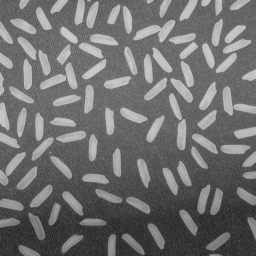
#> input picture images/rice.png, 256 x 256 px, found by its file name
$ jupyter execute aula_04_d.ipynb
#> lines starting #> are read from the running program, lines starting #| are printed output that depends on the picture; after the words box and inside, x2 and y2 are one past the last pixel; in counts of white or black regions, pixels touching at a corner belong together
<a href="https://colab.research.google.com/github/MFerrugem/PDI_UFPEL/blob/main/aula_04_d.ipynb" target="_parent"></a>

[cell 1]
# Importando os modulos
import numpy as np
import matplotlib.pyplot as plt
from skimage import io, data, filters
from scipy import ndimage

[cell 2]
# Carregar a imagem
Image = io.imread('rice.png')
#> Image is the input picture: shape (256, 256); min 40, max 204, mean 111.2

[cell 3]
#Aplicar o filtro
#Em Python, usamos scipy.ndimage ou filtros do scikit-image
Im = ndimage.uniform_filter(Image, size=15)
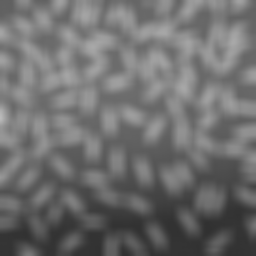
#> Im: shape (256, 256); min 49, max 186, mean 110.3

[cell 4]
# Subtração da imagem média + constante
It = Image - (Im + 20)
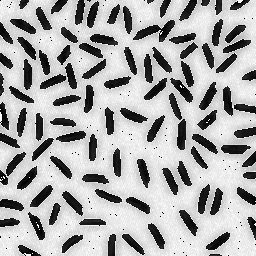
#> It: shape (256, 256); min 0, max 255, mean 171.4

# Limiarização com threshold
Ibw = It<120
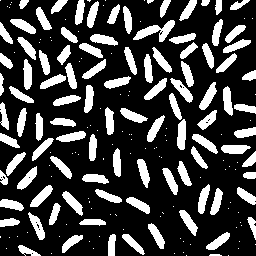
#> Ibw: shape (256, 256) bool; 25.6% white; 194 white regions (96 under 20 px), largest, box (x1, y1, x2, y2) and area: (133, 20, 175, 42) 375, (199, 82, 217, 110) 226, (177, 119, 186, 150) 226
#Ibw = It < filters.threshold_otsu(It)
# Criar figura
plt.figure(figsize=(10,5))

# Imagem original
plt.subplot(1,2,1)
plt.imshow(Image, cmap='gray')
plt.title('Imagem Original')
plt.axis('off')

# Imagem binarizada
plt.subplot(1,2,2)
plt.imshow(Ibw, cmap='gray')
plt.title('Imagem Binarizada')
plt.axis('off')

plt.tight_layout()
plt.show()
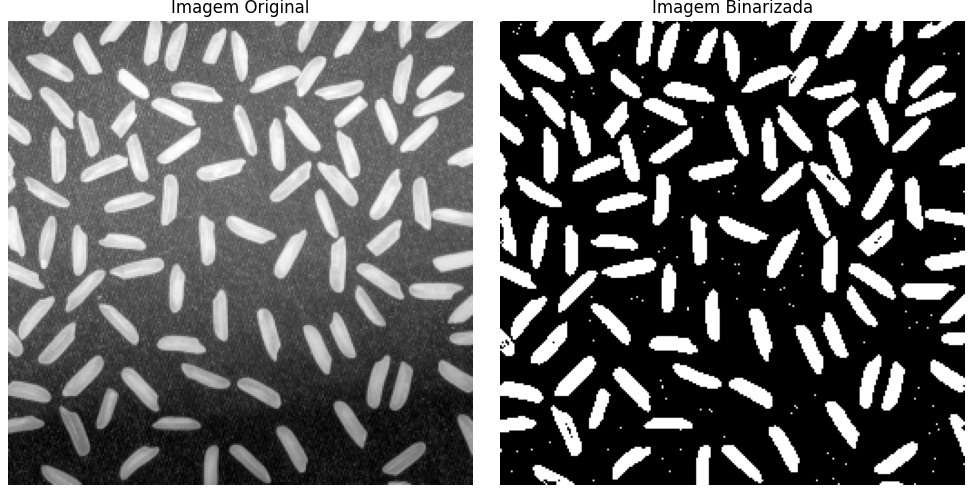
#> figure drawn by matplotlib, 2 panels

$ run again, with images/backyard.png copied over images/rice.png
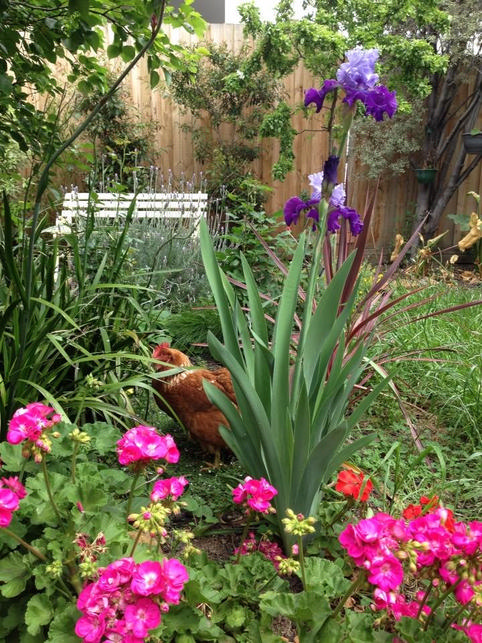
#> input picture images/backyard.png, 482 x 643 px, found by its file name
#> Image is the input picture: shape (643, 482, 3); mean R, G, B 109.2, 105.1, 75
#> `It = Image - (Im + 20)`:
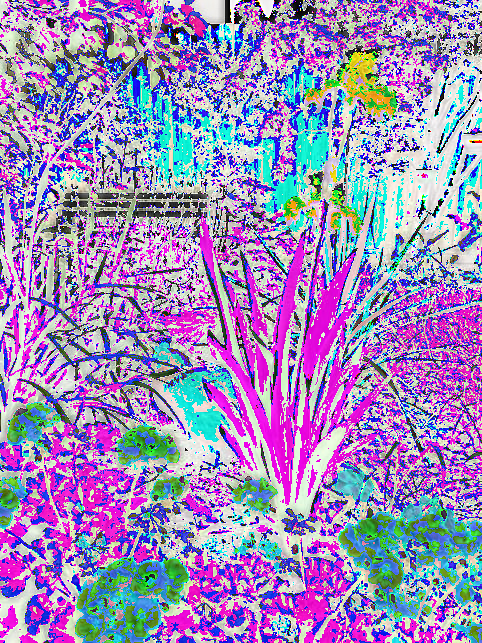
#> It: shape (643, 482, 3); mean R, G, B 155.8, 138.5, 185.8
#> `Ibw = It<120`:
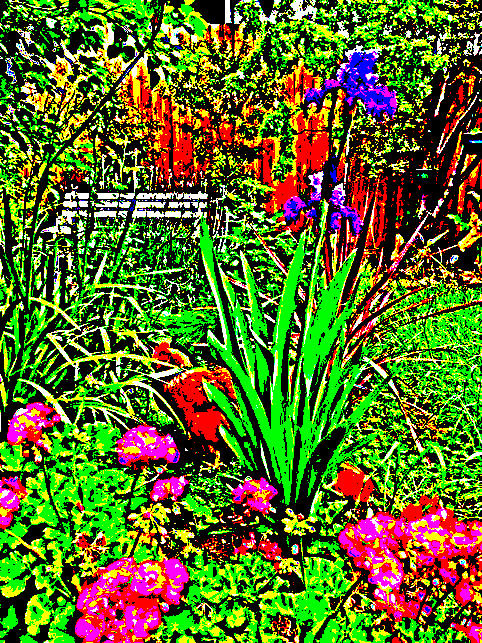
#> Ibw: shape (643, 482, 3) bool; mean R, G, B 0.358, 0.43, 0.127

$ run again, with images/carpark.png copied over images/rice.png
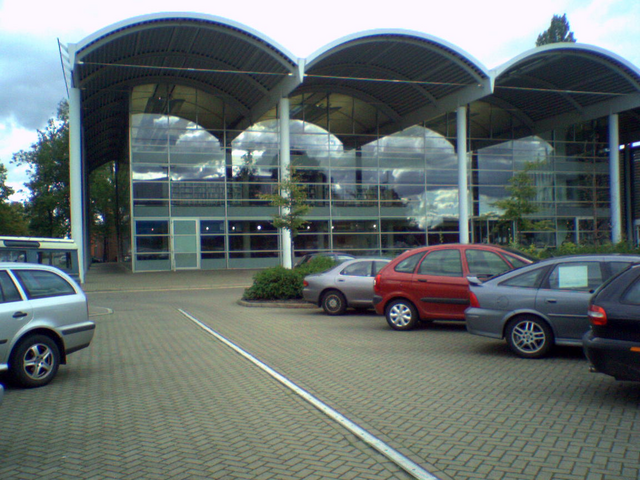
#> input picture images/carpark.png, 640 x 480 px, found by its file name
#> Image is the input picture: shape (480, 640, 3); mean R, G, B 101.6, 111.7, 110.5
#> `It = Image - (Im + 20)`:
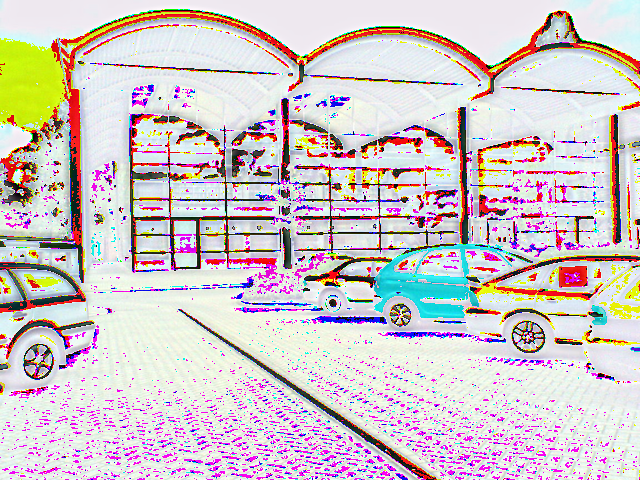
#> It: shape (480, 640, 3); mean R, G, B 209.2, 199.1, 200.3
#> `Ibw = It<120`:
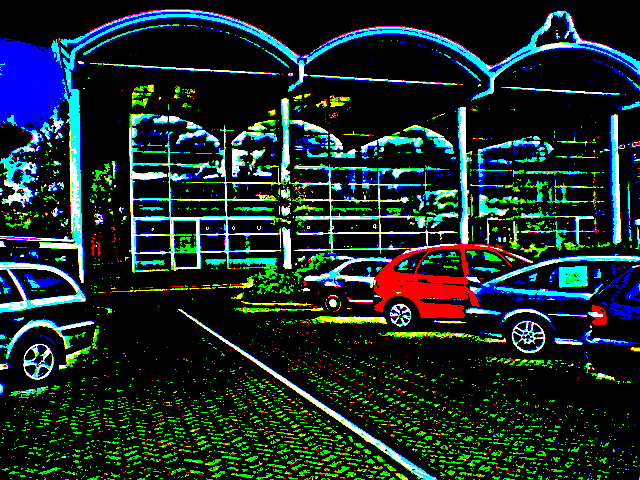
#> Ibw: shape (480, 640, 3) bool; mean R, G, B 0.0879, 0.163, 0.152
